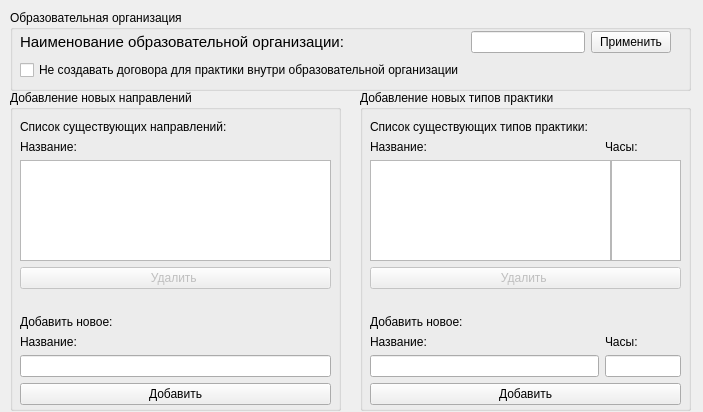
<?xml version="1.0" encoding="UTF-8"?>
<ui version="4.0">
 <class>SettingsWindow</class>
 <widget class="QMainWindow" name="SettingsWindow">
  <property name="geometry">
   <rect>
    <x>0</x>
    <y>0</y>
    <width>703</width>
    <height>412</height>
   </rect>
  </property>
  <property name="sizePolicy">
   <sizepolicy hsizetype="Fixed" vsizetype="Fixed">
    <horstretch>0</horstretch>
    <verstretch>0</verstretch>
   </sizepolicy>
  </property>
  <property name="windowTitle">
   <string>Настройки</string>
  </property>
  <property name="windowIcon">
   <iconset>
    <normaloff>settings.png</normaloff>settings.png</iconset>
  </property>
  <widget class="QWidget" name="centralwidget">
   <widget class="QGroupBox" name="groupBox">
    <property name="geometry">
     <rect>
      <x>10</x>
      <y>90</y>
      <width>331</width>
      <height>321</height>
     </rect>
    </property>
    <property name="title">
     <string>Добавление новых направлений</string>
    </property>
    <widget class="QWidget" name="gridLayoutWidget">
     <property name="geometry">
      <rect>
       <x>10</x>
       <y>30</y>
       <width>311</width>
       <height>285</height>
      </rect>
     </property>
     <layout class="QGridLayout" name="gridLayout">
      <item row="5" column="0">
       <widget class="QLabel" name="labelAddNewDirectionOfStudySettings">
        <property name="text">
         <string>Добавить новое:</string>
        </property>
       </widget>
      </item>
      <item row="6" column="0">
       <layout class="QHBoxLayout" name="horizontalLayout_3" stretch="3">
        <item>
         <widget class="QLabel" name="labelNewDirectionOfStudySettings">
          <property name="text">
           <string>Название:</string>
          </property>
         </widget>
        </item>
       </layout>
      </item>
      <item row="1" column="0">
       <layout class="QHBoxLayout" name="horizontalLayout_4" stretch="3">
        <item>
         <widget class="QLabel" name="labelNameOfDirectionOfStudySettings">
          <property name="text">
           <string>Название:</string>
          </property>
         </widget>
        </item>
       </layout>
      </item>
      <item row="2" column="0">
       <layout class="QHBoxLayout" name="horizontalLayout" stretch="0">
        <property name="spacing">
         <number>0</number>
        </property>
        <item>
         <widget class="QListWidget" name="listNameOfDirectionOfStudySettings">
          <property name="selectionMode">
           <enum>QAbstractItemView::SingleSelection</enum>
          </property>
          <property name="selectionBehavior">
           <enum>QAbstractItemView::SelectRows</enum>
          </property>
          <property name="selectionRectVisible">
           <bool>false</bool>
          </property>
         </widget>
        </item>
       </layout>
      </item>
      <item row="0" column="0">
       <widget class="QLabel" name="labelAllDirectionOfStudySettings">
        <property name="text">
         <string>Список существующих направлений:</string>
        </property>
       </widget>
      </item>
      <item row="3" column="0">
       <widget class="QPushButton" name="pushButtonDeleteSelectedDirectionOfStudySettings">
        <property name="enabled">
         <bool>false</bool>
        </property>
        <property name="text">
         <string>Удалить </string>
        </property>
       </widget>
      </item>
      <item row="8" column="0">
       <widget class="QPushButton" name="pushButtonAddNewDirectionOfStudySettings">
        <property name="text">
         <string>Добавить</string>
        </property>
       </widget>
      </item>
      <item row="7" column="0">
       <layout class="QHBoxLayout" name="horizontalLayout_2" stretch="3">
        <item>
         <widget class="QLineEdit" name="lineEditNameOfNewDirectionOfStudySettings">
          <property name="readOnly">
           <bool>false</bool>
          </property>
         </widget>
        </item>
       </layout>
      </item>
      <item row="4" column="0">
       <spacer name="horizontalSpacer">
        <property name="orientation">
         <enum>Qt::Horizontal</enum>
        </property>
        <property name="sizeHint" stdset="0">
         <size>
          <width>40</width>
          <height>20</height>
         </size>
        </property>
       </spacer>
      </item>
     </layout>
    </widget>
   </widget>
   <widget class="QGroupBox" name="groupBox_3">
    <property name="geometry">
     <rect>
      <x>360</x>
      <y>90</y>
      <width>331</width>
      <height>321</height>
     </rect>
    </property>
    <property name="title">
     <string>Добавление новых типов практики</string>
    </property>
    <widget class="QWidget" name="gridLayoutWidget_2">
     <property name="geometry">
      <rect>
       <x>10</x>
       <y>30</y>
       <width>311</width>
       <height>285</height>
      </rect>
     </property>
     <layout class="QGridLayout" name="gridLayout_2">
      <item row="5" column="0">
       <widget class="QLabel" name="labelAddNewTypeOfPracticeSettings">
        <property name="text">
         <string>Добавить новое:</string>
        </property>
       </widget>
      </item>
      <item row="6" column="0">
       <layout class="QHBoxLayout" name="horizontalLayout_5" stretch="3,1">
        <item>
         <widget class="QLabel" name="labelNewTypeOfPracticeSettings">
          <property name="text">
           <string>Название:</string>
          </property>
         </widget>
        </item>
        <item>
         <widget class="QLabel" name="labelNewDurationOfPracticeSettings">
          <property name="text">
           <string>Часы:</string>
          </property>
         </widget>
        </item>
       </layout>
      </item>
      <item row="1" column="0">
       <layout class="QHBoxLayout" name="horizontalLayout_6" stretch="3,1">
        <item>
         <widget class="QLabel" name="labelNameOfTypeOfPracticeSettings">
          <property name="text">
           <string>Название:</string>
          </property>
         </widget>
        </item>
        <item>
         <widget class="QLabel" name="labelDurationOfPracticeSettings">
          <property name="text">
           <string>Часы:</string>
          </property>
         </widget>
        </item>
       </layout>
      </item>
      <item row="2" column="0">
       <layout class="QHBoxLayout" name="horizontalLayout_7" stretch="0,1">
        <property name="spacing">
         <number>0</number>
        </property>
        <item>
         <widget class="QListWidget" name="listNameOfTypeOfPracticeSettings"/>
        </item>
        <item>
         <widget class="QListWidget" name="listDurationOfPracticeSettings"/>
        </item>
       </layout>
      </item>
      <item row="0" column="0">
       <widget class="QLabel" name="labelAllTypesOfPracticeSettings_2">
        <property name="text">
         <string>Список существующих типов практики:</string>
        </property>
       </widget>
      </item>
      <item row="3" column="0">
       <widget class="QPushButton" name="pushButtonDeleteSelectedTypeOfPracticeSettings">
        <property name="enabled">
         <bool>false</bool>
        </property>
        <property name="text">
         <string>Удалить </string>
        </property>
       </widget>
      </item>
      <item row="8" column="0">
       <widget class="QPushButton" name="pushButtonAddNewTypeOfPracticeSettings">
        <property name="text">
         <string>Добавить</string>
        </property>
       </widget>
      </item>
      <item row="7" column="0">
       <layout class="QHBoxLayout" name="horizontalLayout_8" stretch="3,1">
        <item>
         <widget class="QLineEdit" name="lineEditNameOfNewTypeOfPracticeSettings">
          <property name="readOnly">
           <bool>false</bool>
          </property>
         </widget>
        </item>
        <item>
         <widget class="QLineEdit" name="lineEditNewDurationOfPracticeSettings"/>
        </item>
       </layout>
      </item>
      <item row="4" column="0">
       <spacer name="horizontalSpacer_2">
        <property name="orientation">
         <enum>Qt::Horizontal</enum>
        </property>
        <property name="sizeHint" stdset="0">
         <size>
          <width>40</width>
          <height>20</height>
         </size>
        </property>
       </spacer>
      </item>
     </layout>
    </widget>
   </widget>
   <widget class="QGroupBox" name="groupBox_2">
    <property name="geometry">
     <rect>
      <x>10</x>
      <y>10</y>
      <width>681</width>
      <height>81</height>
     </rect>
    </property>
    <property name="title">
     <string>Образовательная организация</string>
    </property>
    <widget class="QWidget" name="gridLayoutWidget_3">
     <property name="geometry">
      <rect>
       <x>10</x>
       <y>20</y>
       <width>651</width>
       <height>51</height>
      </rect>
     </property>
     <layout class="QGridLayout" name="gridLayout_3">
      <item row="0" column="1">
       <widget class="QLineEdit" name="lineEditNameOfOrganization">
        <property name="inputMask">
         <string/>
        </property>
        <property name="text">
         <string/>
        </property>
       </widget>
      </item>
      <item row="1" column="0">
       <widget class="QCheckBox" name="checkBoxIsCreateContractForOrganization">
        <property name="text">
         <string>Не создавать договора для практики внутри образовательной организации</string>
        </property>
        <property name="checkable">
         <bool>true</bool>
        </property>
        <property name="checked">
         <bool>false</bool>
        </property>
       </widget>
      </item>
      <item row="0" column="0">
       <widget class="QLabel" name="labelNameOfOrganization">
        <property name="font">
         <font>
          <pointsize>11</pointsize>
         </font>
        </property>
        <property name="text">
         <string>Наименование образовательной организации:</string>
        </property>
       </widget>
      </item>
      <item row="0" column="2">
       <widget class="QPushButton" name="pushButtonApplyNameOfOrganization">
        <property name="text">
         <string>Применить</string>
        </property>
       </widget>
      </item>
     </layout>
    </widget>
   </widget>
  </widget>
 </widget>
 <resources/>
 <connections/>
</ui>
